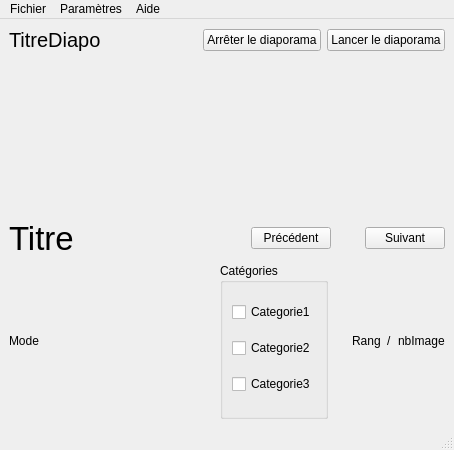
<?xml version="1.0" encoding="UTF-8"?>
<ui version="4.0">
 <class>MainWindow</class>
 <widget class="QMainWindow" name="MainWindow">
  <property name="geometry">
   <rect>
    <x>0</x>
    <y>0</y>
    <width>454</width>
    <height>450</height>
   </rect>
  </property>
  <property name="sizePolicy">
   <sizepolicy hsizetype="Preferred" vsizetype="Preferred">
    <horstretch>10</horstretch>
    <verstretch>10</verstretch>
   </sizepolicy>
  </property>
  <property name="windowTitle">
   <string>MainWindow</string>
  </property>
  <property name="styleSheet">
   <string notr="true"/>
  </property>
  <widget class="QWidget" name="centralwidget">
   <layout class="QVBoxLayout" name="verticalLayout_2">
    <item>
     <layout class="QHBoxLayout" name="horizontalLayout_2">
      <item>
       <widget class="QLabel" name="l_titreDiapo">
        <property name="font">
         <font>
          <pointsize>15</pointsize>
         </font>
        </property>
        <property name="text">
         <string>TitreDiapo</string>
        </property>
       </widget>
      </item>
      <item>
       <spacer name="horizontalSpacer_7">
        <property name="orientation">
         <enum>Qt::Horizontal</enum>
        </property>
        <property name="sizeHint" stdset="0">
         <size>
          <width>128</width>
          <height>20</height>
         </size>
        </property>
       </spacer>
      </item>
      <item>
       <widget class="QPushButton" name="b_arreterDiapo">
        <property name="text">
         <string>Arrêter le diaporama</string>
        </property>
       </widget>
      </item>
      <item>
       <widget class="QPushButton" name="b_lancerDiapo">
        <property name="text">
         <string>Lancer le diaporama</string>
        </property>
       </widget>
      </item>
     </layout>
    </item>
    <item>
     <layout class="QHBoxLayout" name="horizontalLayout_3">
      <item>
       <spacer name="horizontalSpacer_5">
        <property name="orientation">
         <enum>Qt::Horizontal</enum>
        </property>
        <property name="sizeHint" stdset="0">
         <size>
          <width>248</width>
          <height>18</height>
         </size>
        </property>
       </spacer>
      </item>
      <item>
       <widget class="QLabel" name="l_image">
        <property name="sizePolicy">
         <sizepolicy hsizetype="Preferred" vsizetype="Preferred">
          <horstretch>10</horstretch>
          <verstretch>10</verstretch>
         </sizepolicy>
        </property>
        <property name="font">
         <font>
          <pointsize>20</pointsize>
         </font>
        </property>
        <property name="text">
         <string/>
        </property>
        <property name="pixmap">
         <pixmap>cartesDisney/Disney_tapis.gif</pixmap>
        </property>
        <property name="alignment">
         <set>Qt::AlignCenter</set>
        </property>
       </widget>
      </item>
      <item>
       <spacer name="horizontalSpacer_6">
        <property name="orientation">
         <enum>Qt::Horizontal</enum>
        </property>
        <property name="sizeHint" stdset="0">
         <size>
          <width>278</width>
          <height>20</height>
         </size>
        </property>
       </spacer>
      </item>
     </layout>
    </item>
    <item>
     <layout class="QHBoxLayout" name="horizontalLayout">
      <item>
       <widget class="QLabel" name="l_titre">
        <property name="font">
         <font>
          <pointsize>25</pointsize>
         </font>
        </property>
        <property name="text">
         <string>Titre</string>
        </property>
       </widget>
      </item>
      <item>
       <spacer name="horizontalSpacer_2">
        <property name="orientation">
         <enum>Qt::Horizontal</enum>
        </property>
        <property name="sizeHint" stdset="0">
         <size>
          <width>228</width>
          <height>20</height>
         </size>
        </property>
       </spacer>
      </item>
      <item>
       <widget class="QPushButton" name="b_precedent">
        <property name="text">
         <string>Précédent</string>
        </property>
       </widget>
      </item>
      <item>
       <spacer name="horizontalSpacer">
        <property name="orientation">
         <enum>Qt::Horizontal</enum>
        </property>
        <property name="sizeType">
         <enum>QSizePolicy::Fixed</enum>
        </property>
        <property name="sizeHint" stdset="0">
         <size>
          <width>28</width>
          <height>20</height>
         </size>
        </property>
       </spacer>
      </item>
      <item>
       <widget class="QPushButton" name="b_suivant">
        <property name="text">
         <string>Suivant</string>
        </property>
       </widget>
      </item>
     </layout>
    </item>
    <item>
     <layout class="QHBoxLayout" name="horizontalLayout_5">
      <item>
       <widget class="QLabel" name="l_mode">
        <property name="text">
         <string>Mode</string>
        </property>
       </widget>
      </item>
      <item>
       <spacer name="horizontalSpacer_3">
        <property name="orientation">
         <enum>Qt::Horizontal</enum>
        </property>
        <property name="sizeHint" stdset="0">
         <size>
          <width>158</width>
          <height>17</height>
         </size>
        </property>
       </spacer>
      </item>
      <item>
       <widget class="QGroupBox" name="groupBox">
        <property name="title">
         <string>Catégories</string>
        </property>
        <layout class="QVBoxLayout" name="verticalLayout">
         <item>
          <widget class="QCheckBox" name="cb_cat1">
           <property name="text">
            <string>Categorie1</string>
           </property>
          </widget>
         </item>
         <item>
          <widget class="QCheckBox" name="cb_cat2">
           <property name="text">
            <string>Categorie2</string>
           </property>
          </widget>
         </item>
         <item>
          <widget class="QCheckBox" name="cb_cat3">
           <property name="text">
            <string>Categorie3</string>
           </property>
          </widget>
         </item>
        </layout>
       </widget>
      </item>
      <item>
       <spacer name="horizontalSpacer_4">
        <property name="orientation">
         <enum>Qt::Horizontal</enum>
        </property>
        <property name="sizeType">
         <enum>QSizePolicy::Fixed</enum>
        </property>
        <property name="sizeHint" stdset="0">
         <size>
          <width>18</width>
          <height>20</height>
         </size>
        </property>
       </spacer>
      </item>
      <item>
       <layout class="QHBoxLayout" name="horizontalLayout_4">
        <item>
         <widget class="QLabel" name="l_rangImage">
          <property name="text">
           <string>Rang</string>
          </property>
         </widget>
        </item>
        <item>
         <widget class="QLabel" name="l_slash">
          <property name="text">
           <string>/</string>
          </property>
         </widget>
        </item>
        <item>
         <widget class="QLabel" name="l_nbImage">
          <property name="text">
           <string>nbImage</string>
          </property>
         </widget>
        </item>
       </layout>
      </item>
     </layout>
    </item>
   </layout>
  </widget>
  <widget class="QMenuBar" name="menubar">
   <property name="geometry">
    <rect>
     <x>0</x>
     <y>0</y>
     <width>454</width>
     <height>26</height>
    </rect>
   </property>
   <widget class="QMenu" name="menuParam_tres">
    <property name="title">
     <string>Paramètres</string>
    </property>
    <addaction name="a_chargerDiapo"/>
    <addaction name="a_changerVitesse"/>
    <addaction name="a_enleverDiapo"/>
   </widget>
   <widget class="QMenu" name="menuFichier">
    <property name="title">
     <string>Fichier</string>
    </property>
    <addaction name="a_quitter"/>
   </widget>
   <widget class="QMenu" name="menuAide">
    <property name="title">
     <string>Aide</string>
    </property>
    <addaction name="a_aPropos"/>
   </widget>
   <addaction name="menuFichier"/>
   <addaction name="menuParam_tres"/>
   <addaction name="menuAide"/>
  </widget>
  <widget class="QStatusBar" name="statusbar"/>
  <action name="a_chargerDiapo">
   <property name="text">
    <string>Charger un diaporama</string>
   </property>
  </action>
  <action name="a_changerVitesse">
   <property name="text">
    <string>Changer la vitesse de défilement</string>
   </property>
  </action>
  <action name="a_enleverDiapo">
   <property name="text">
    <string>Enlever le diaporama</string>
   </property>
  </action>
  <action name="a_quitter">
   <property name="text">
    <string>Quitter</string>
   </property>
  </action>
  <action name="a_aPropos">
   <property name="text">
    <string>A propos</string>
   </property>
  </action>
 </widget>
 <resources/>
 <connections/>
</ui>
